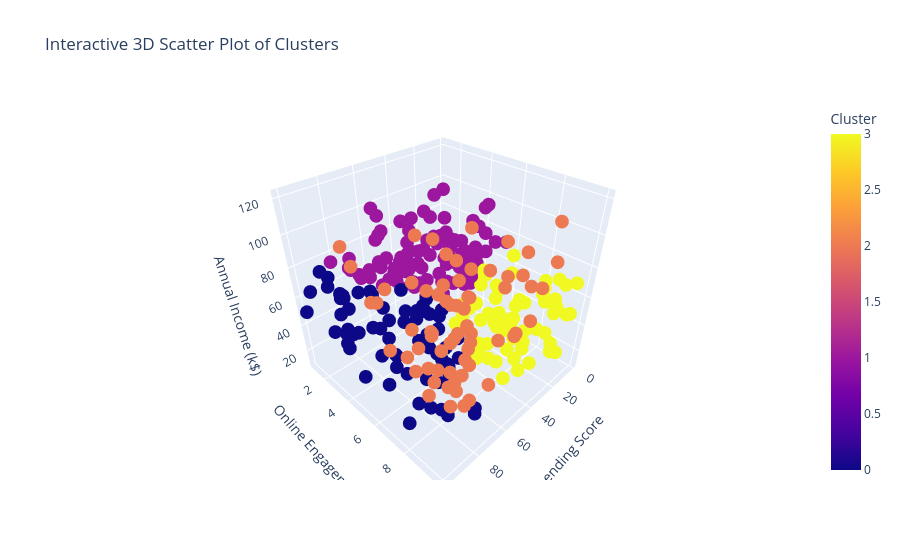

Write notebook code for a chart like this one.
### Markdown cell above
With a different charting library ([Plotly](https://plotly.com/python/)) we can create an interactive chart that makes it easier to visualise the clusters:

### Code cell
import plotly.express as px
import pandas as pd
import numpy as np


# Create interactive 3D scatter plot
fig = px.scatter_3d(data, x='Spending Score', y='Online Engagement', z='Annual Income (k$)', color='Cluster',
                    title='Interactive 3D Scatter Plot of Clusters',
                    labels={'x': 'X Axis', 'y': 'Y Axis', 'z': 'Z Axis'})

# Show the plot
fig.show()

### Figure 1 — Plotly figure (JSON) as saved in the notebook; plotly's stock layout.template omitted (floating-point values rounded to 4 significant figures; data arrays with more than 128 entries replaced by an {"elided": "..."} marker saying what was removed)
{"data": [{"hovertemplate": "Spending Score=%{x}<br>Online Engagement=%{y}<br>Annual Income (k$)=%{z}<br>Cluster=%{marker.color}<extra></extra>", "legendgroup": "", "marker": {"color": {"elided": "300 int values"}, "coloraxis": "coloraxis", "symbol": "circle"}, "mode": "markers", "name": "", "scene": "scene", "showlegend": false, "type": "scatter3d", "x": {"elided": "300 int values"}, "y": {"elided": "300 int values"}, "z": {"elided": "300 int values"}}], "layout": {"coloraxis": {"colorbar": {"title": {"text": "Cluster"}}, "colorscale": [[0, "#0d0887"], [0.1111, "#46039f"], [0.2222, "#7201a8"], [0.3333, "#9c179e"], [0.4444, "#bd3786"], [0.5556, "#d8576b"], [0.6667, "#ed7953"], [0.7778, "#fb9f3a"], [0.8889, "#fdca26"], [1, "#f0f921"]]}, "legend": {"tracegroupgap": 0}, "scene": {"domain": {"x": [0, 1], "y": [0, 1]}, "xaxis": {"title": {"text": "Spending Score"}}, "yaxis": {"title": {"text": "Online Engagement"}}, "zaxis": {"title": {"text": "Annual Income (k$)"}}}, "title": {"text": "Interactive 3D Scatter Plot of Clusters"}}}
